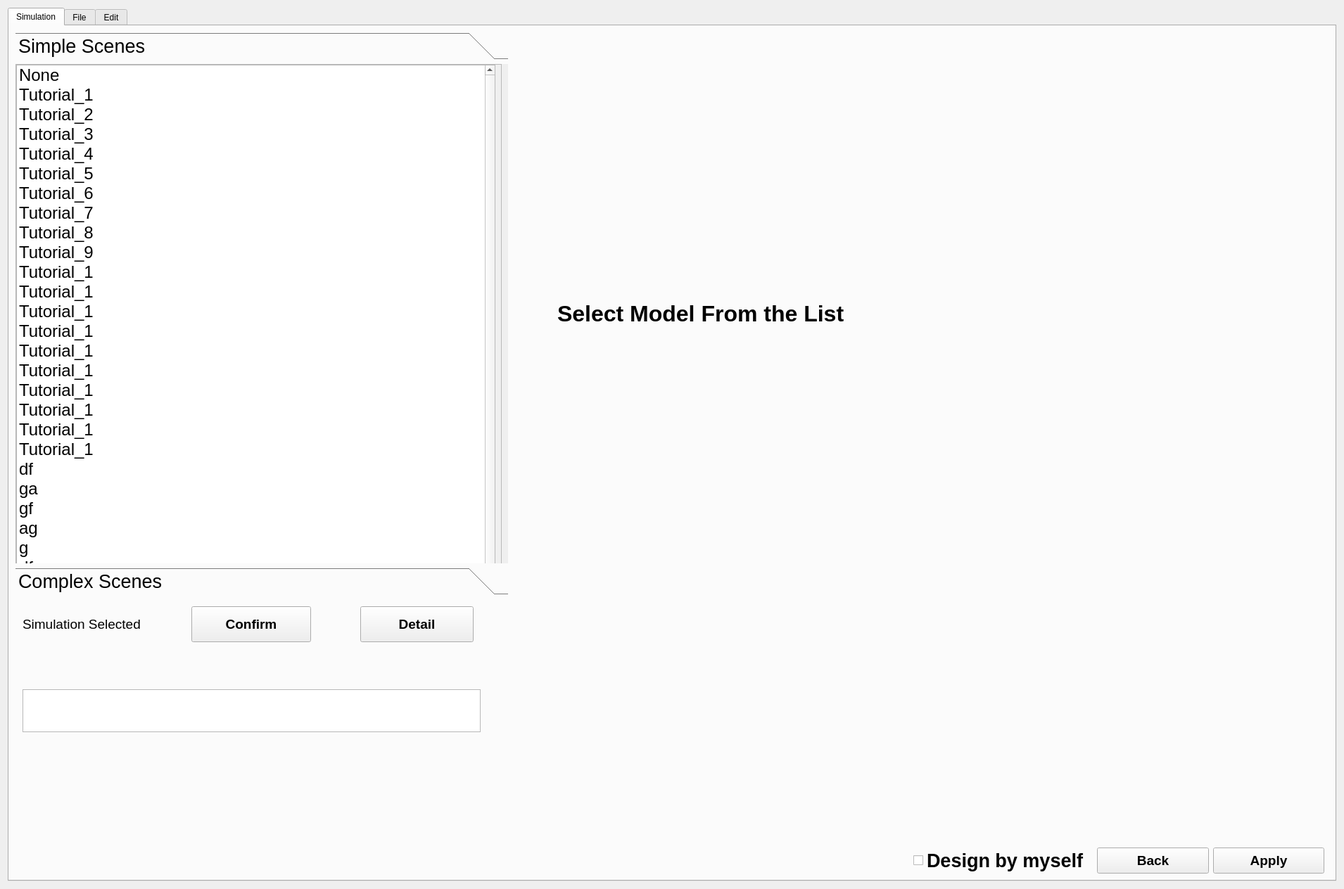
<?xml version="1.0" encoding="UTF-8"?>
<ui version="4.0">
 <class>Page1_model_chose</class>
 <widget class="QWidget" name="Page1_model_chose">
  <property name="geometry">
   <rect>
    <x>0</x>
    <y>0</y>
    <width>1910</width>
    <height>1264</height>
   </rect>
  </property>
  <property name="windowTitle">
   <string>Scene Selection</string>
  </property>
  <layout class="QGridLayout" name="gridLayout_2">
   <item row="0" column="0">
    <widget class="QTabWidget" name="tabWidget">
     <property name="font">
      <font>
       <bold>false</bold>
      </font>
     </property>
     <property name="currentIndex">
      <number>0</number>
     </property>
     <property name="iconSize">
      <size>
       <width>20</width>
       <height>20</height>
      </size>
     </property>
     <widget class="QWidget" name="tab">
      <attribute name="title">
       <string>Simulation</string>
      </attribute>
      <layout class="QGridLayout" name="gridLayout">
       <item row="1" column="3">
        <widget class="QWidget" name="widget_11" native="true"/>
       </item>
       <item row="7" column="1" colspan="2">
        <widget class="QWidget" name="widget_10" native="true"/>
       </item>
       <item row="7" column="11">
        <widget class="QPushButton" name="pushButton_3">
         <property name="sizePolicy">
          <sizepolicy hsizetype="Minimum" vsizetype="Fixed">
           <horstretch>1</horstretch>
           <verstretch>1</verstretch>
          </sizepolicy>
         </property>
         <property name="maximumSize">
          <size>
           <width>170</width>
           <height>60</height>
          </size>
         </property>
         <property name="font">
          <font>
           <pointsize>14</pointsize>
           <bold>true</bold>
          </font>
         </property>
         <property name="text">
          <string>Apply</string>
         </property>
        </widget>
       </item>
       <item row="0" column="7">
        <spacer name="horizontalSpacer_3">
         <property name="orientation">
          <enum>Qt::Orientation::Horizontal</enum>
         </property>
         <property name="sizeHint" stdset="0">
          <size>
           <width>40</width>
           <height>20</height>
          </size>
         </property>
        </spacer>
       </item>
       <item row="3" column="0">
        <widget class="QWidget" name="widget_4" native="true"/>
       </item>
       <item row="3" column="10">
        <widget class="QWidget" name="widget_2" native="true"/>
       </item>
       <item row="1" column="6">
        <widget class="QWidget" name="widget_9" native="true"/>
       </item>
       <item row="1" column="4">
        <widget class="QWidget" name="widget_8" native="true"/>
       </item>
       <item row="1" column="8">
        <widget class="QWidget" name="widget_13" native="true"/>
       </item>
       <item row="1" column="0">
        <widget class="QWidget" name="widget_3" native="true">
         <property name="maximumSize">
          <size>
           <width>16777215</width>
           <height>150</height>
          </size>
         </property>
         <widget class="QLabel" name="label_2">
          <property name="geometry">
           <rect>
            <x>10</x>
            <y>10</y>
            <width>211</width>
            <height>51</height>
           </rect>
          </property>
          <property name="font">
           <font>
            <pointsize>14</pointsize>
            <bold>false</bold>
           </font>
          </property>
          <property name="text">
           <string>Simulation Selected</string>
          </property>
         </widget>
         <widget class="QPushButton" name="pushButton">
          <property name="geometry">
           <rect>
            <x>250</x>
            <y>10</y>
            <width>170</width>
            <height>51</height>
           </rect>
          </property>
          <property name="sizePolicy">
           <sizepolicy hsizetype="Minimum" vsizetype="Fixed">
            <horstretch>1</horstretch>
            <verstretch>1</verstretch>
           </sizepolicy>
          </property>
          <property name="minimumSize">
           <size>
            <width>0</width>
            <height>40</height>
           </size>
          </property>
          <property name="maximumSize">
           <size>
            <width>170</width>
            <height>85</height>
           </size>
          </property>
          <property name="font">
           <font>
            <pointsize>14</pointsize>
            <bold>true</bold>
           </font>
          </property>
          <property name="text">
           <string>Confirm</string>
          </property>
         </widget>
         <widget class="QPushButton" name="pushButton_2">
          <property name="geometry">
           <rect>
            <x>490</x>
            <y>10</y>
            <width>161</width>
            <height>51</height>
           </rect>
          </property>
          <property name="minimumSize">
           <size>
            <width>0</width>
            <height>40</height>
           </size>
          </property>
          <property name="font">
           <font>
            <pointsize>14</pointsize>
            <bold>true</bold>
           </font>
          </property>
          <property name="text">
           <string>Detail</string>
          </property>
         </widget>
        </widget>
       </item>
       <item row="0" column="0">
        <widget class="QToolBox" name="toolBox">
         <property name="sizePolicy">
          <sizepolicy hsizetype="Preferred" vsizetype="Preferred">
           <horstretch>6</horstretch>
           <verstretch>6</verstretch>
          </sizepolicy>
         </property>
         <property name="maximumSize">
          <size>
           <width>700</width>
           <height>800</height>
          </size>
         </property>
         <property name="font">
          <font>
           <pointsize>20</pointsize>
           <bold>false</bold>
          </font>
         </property>
         <property name="currentIndex">
          <number>0</number>
         </property>
         <widget class="QWidget" name="page">
          <property name="geometry">
           <rect>
            <x>0</x>
            <y>0</y>
            <width>700</width>
            <height>698</height>
           </rect>
          </property>
          <attribute name="label">
           <string>Simple Scenes</string>
          </attribute>
          <widget class="QScrollArea" name="scrollArea">
           <property name="geometry">
            <rect>
             <x>0</x>
             <y>0</y>
             <width>691</width>
             <height>891</height>
            </rect>
           </property>
           <property name="sizePolicy">
            <sizepolicy hsizetype="Expanding" vsizetype="Expanding">
             <horstretch>6</horstretch>
             <verstretch>6</verstretch>
            </sizepolicy>
           </property>
           <property name="widgetResizable">
            <bool>true</bool>
           </property>
           <widget class="QWidget" name="scrollAreaWidgetContents">
            <property name="geometry">
             <rect>
              <x>0</x>
              <y>0</y>
              <width>689</width>
              <height>889</height>
             </rect>
            </property>
            <widget class="QListWidget" name="listWidget">
             <property name="geometry">
              <rect>
               <x>0</x>
               <y>0</y>
               <width>681</width>
               <height>891</height>
              </rect>
             </property>
             <property name="sizePolicy">
              <sizepolicy hsizetype="Expanding" vsizetype="Expanding">
               <horstretch>6</horstretch>
               <verstretch>6</verstretch>
              </sizepolicy>
             </property>
             <property name="font">
              <font>
               <pointsize>18</pointsize>
               <bold>false</bold>
              </font>
             </property>
             <item>
              <property name="text">
               <string>None</string>
              </property>
             </item>
             <item>
              <property name="text">
               <string>Tutorial_1</string>
              </property>
             </item>
             <item>
              <property name="text">
               <string>Tutorial_2</string>
              </property>
             </item>
             <item>
              <property name="text">
               <string>Tutorial_3</string>
              </property>
             </item>
             <item>
              <property name="text">
               <string>Tutorial_4</string>
              </property>
             </item>
             <item>
              <property name="text">
               <string>Tutorial_5</string>
              </property>
             </item>
             <item>
              <property name="text">
               <string>Tutorial_6</string>
              </property>
             </item>
             <item>
              <property name="text">
               <string>Tutorial_7</string>
              </property>
             </item>
             <item>
              <property name="text">
               <string>Tutorial_8</string>
              </property>
             </item>
             <item>
              <property name="text">
               <string>Tutorial_9</string>
              </property>
             </item>
             <item>
              <property name="text">
               <string>Tutorial_1</string>
              </property>
             </item>
             <item>
              <property name="text">
               <string>Tutorial_1</string>
              </property>
             </item>
             <item>
              <property name="text">
               <string>Tutorial_1</string>
              </property>
             </item>
             <item>
              <property name="text">
               <string>Tutorial_1</string>
              </property>
             </item>
             <item>
              <property name="text">
               <string>Tutorial_1</string>
              </property>
             </item>
             <item>
              <property name="text">
               <string>Tutorial_1</string>
              </property>
             </item>
             <item>
              <property name="text">
               <string>Tutorial_1</string>
              </property>
             </item>
             <item>
              <property name="text">
               <string>Tutorial_1</string>
              </property>
             </item>
             <item>
              <property name="text">
               <string>Tutorial_1</string>
              </property>
             </item>
             <item>
              <property name="text">
               <string>Tutorial_1</string>
              </property>
             </item>
             <item>
              <property name="text">
               <string>df</string>
              </property>
             </item>
             <item>
              <property name="text">
               <string>ga</string>
              </property>
             </item>
             <item>
              <property name="text">
               <string>gf</string>
              </property>
             </item>
             <item>
              <property name="text">
               <string>ag</string>
              </property>
             </item>
             <item>
              <property name="text">
               <string>g</string>
              </property>
             </item>
             <item>
              <property name="text">
               <string>dfg</string>
              </property>
             </item>
             <item>
              <property name="text">
               <string>dg</string>
              </property>
             </item>
             <item>
              <property name="text">
               <string>gs</string>
              </property>
             </item>
             <item>
              <property name="text">
               <string>hn</string>
              </property>
             </item>
             <item>
              <property name="text">
               <string>f</string>
              </property>
             </item>
             <item>
              <property name="text">
               <string>hs</string>
              </property>
             </item>
             <item>
              <property name="text">
               <string>dhg</string>
              </property>
             </item>
             <item>
              <property name="text">
               <string>fdh</string>
              </property>
             </item>
             <item>
              <property name="text">
               <string>sg</string>
              </property>
             </item>
             <item>
              <property name="text">
               <string>fhsd</string>
              </property>
             </item>
             <item>
              <property name="text">
               <string>g</string>
              </property>
             </item>
             <item>
              <property name="text">
               <string>afv</string>
              </property>
             </item>
             <item>
              <property name="text">
               <string>New Item</string>
              </property>
             </item>
            </widget>
           </widget>
          </widget>
         </widget>
         <widget class="QWidget" name="page_2">
          <property name="geometry">
           <rect>
            <x>0</x>
            <y>0</y>
            <width>700</width>
            <height>698</height>
           </rect>
          </property>
          <attribute name="label">
           <string>Complex Scenes</string>
          </attribute>
          <widget class="QScrollArea" name="scrollArea_2">
           <property name="geometry">
            <rect>
             <x>0</x>
             <y>0</y>
             <width>701</width>
             <height>651</height>
            </rect>
           </property>
           <property name="sizePolicy">
            <sizepolicy hsizetype="Expanding" vsizetype="Expanding">
             <horstretch>6</horstretch>
             <verstretch>6</verstretch>
            </sizepolicy>
           </property>
           <property name="maximumSize">
            <size>
             <width>16777215</width>
             <height>820</height>
            </size>
           </property>
           <property name="widgetResizable">
            <bool>true</bool>
           </property>
           <widget class="QWidget" name="scrollAreaWidgetContents_2">
            <property name="geometry">
             <rect>
              <x>0</x>
              <y>0</y>
              <width>699</width>
              <height>649</height>
             </rect>
            </property>
            <widget class="QListWidget" name="listWidget_2">
             <property name="geometry">
              <rect>
               <x>0</x>
               <y>0</y>
               <width>661</width>
               <height>621</height>
              </rect>
             </property>
             <property name="sizePolicy">
              <sizepolicy hsizetype="Expanding" vsizetype="Expanding">
               <horstretch>6</horstretch>
               <verstretch>6</verstretch>
              </sizepolicy>
             </property>
             <property name="maximumSize">
              <size>
               <width>16777215</width>
               <height>800</height>
              </size>
             </property>
             <property name="font">
              <font>
               <pointsize>18</pointsize>
               <bold>false</bold>
              </font>
             </property>
             <item>
              <property name="text">
               <string>None</string>
              </property>
             </item>
             <item>
              <property name="text">
               <string>RTS test</string>
              </property>
             </item>
             <item>
              <property name="text">
               <string>Throughput test</string>
              </property>
             </item>
             <item>
              <property name="text">
               <string>CTS test</string>
              </property>
             </item>
             <item>
              <property name="text">
               <string>SNR margin test</string>
              </property>
             </item>
             <item>
              <property name="text">
               <string>PPDU Collection</string>
              </property>
             </item>
             <item>
              <property name="text">
               <string>fd</string>
              </property>
             </item>
             <item>
              <property name="text">
               <string>j</string>
              </property>
             </item>
             <item>
              <property name="text">
               <string>ghj</string>
              </property>
             </item>
             <item>
              <property name="text">
               <string>gs</string>
              </property>
             </item>
             <item>
              <property name="text">
               <string>gfdh</string>
              </property>
             </item>
             <item>
              <property name="text">
               <string>gf</string>
              </property>
             </item>
             <item>
              <property name="text">
               <string>hf</string>
              </property>
             </item>
             <item>
              <property name="text">
               <string>h</string>
              </property>
             </item>
             <item>
              <property name="text">
               <string>gdfh</string>
              </property>
             </item>
             <item>
              <property name="text">
               <string>d</string>
              </property>
             </item>
             <item>
              <property name="text">
               <string>hf</string>
              </property>
             </item>
             <item>
              <property name="text">
               <string>hf</string>
              </property>
             </item>
             <item>
              <property name="text">
               <string>dh</string>
              </property>
             </item>
             <item>
              <property name="text">
               <string>ghgfd</string>
              </property>
             </item>
             <item>
              <property name="text">
               <string>h</string>
              </property>
             </item>
             <item>
              <property name="text">
               <string>New Item</string>
              </property>
             </item>
            </widget>
           </widget>
          </widget>
         </widget>
        </widget>
       </item>
       <item row="1" column="7">
        <widget class="QWidget" name="widget_12" native="true"/>
       </item>
       <item row="2" column="0">
        <widget class="QWidget" name="widget_15" native="true">
         <widget class="QTextBrowser" name="textBrowser">
          <property name="geometry">
           <rect>
            <x>10</x>
            <y>10</y>
            <width>651</width>
            <height>61</height>
           </rect>
          </property>
         </widget>
        </widget>
       </item>
       <item row="1" column="2">
        <widget class="QWidget" name="widget_7" native="true"/>
       </item>
       <item row="0" column="3">
        <spacer name="horizontalSpacer_6">
         <property name="orientation">
          <enum>Qt::Orientation::Horizontal</enum>
         </property>
         <property name="sizeHint" stdset="0">
          <size>
           <width>40</width>
           <height>20</height>
          </size>
         </property>
        </spacer>
       </item>
       <item row="7" column="8">
        <widget class="QCheckBox" name="checkBox">
         <property name="sizePolicy">
          <sizepolicy hsizetype="Minimum" vsizetype="Fixed">
           <horstretch>1</horstretch>
           <verstretch>1</verstretch>
          </sizepolicy>
         </property>
         <property name="maximumSize">
          <size>
           <width>300</width>
           <height>16777215</height>
          </size>
         </property>
         <property name="font">
          <font>
           <pointsize>20</pointsize>
           <bold>true</bold>
          </font>
         </property>
         <property name="layoutDirection">
          <enum>Qt::LayoutDirection::LeftToRight</enum>
         </property>
         <property name="text">
          <string>Design by myself</string>
         </property>
        </widget>
       </item>
       <item row="1" column="1">
        <widget class="QWidget" name="widget_6" native="true"/>
       </item>
       <item row="0" column="6">
        <spacer name="horizontalSpacer_4">
         <property name="orientation">
          <enum>Qt::Orientation::Horizontal</enum>
         </property>
         <property name="sizeHint" stdset="0">
          <size>
           <width>40</width>
           <height>20</height>
          </size>
         </property>
        </spacer>
       </item>
       <item row="3" column="12">
        <widget class="QWidget" name="widget_5" native="true"/>
       </item>
       <item row="7" column="10">
        <widget class="QPushButton" name="pushButton_4">
         <property name="sizePolicy">
          <sizepolicy hsizetype="Minimum" vsizetype="Fixed">
           <horstretch>1</horstretch>
           <verstretch>1</verstretch>
          </sizepolicy>
         </property>
         <property name="maximumSize">
          <size>
           <width>170</width>
           <height>60</height>
          </size>
         </property>
         <property name="font">
          <font>
           <pointsize>14</pointsize>
           <bold>true</bold>
          </font>
         </property>
         <property name="text">
          <string>Back</string>
         </property>
        </widget>
       </item>
       <item row="1" column="9">
        <widget class="QWidget" name="widget_14" native="true"/>
       </item>
       <item row="1" column="11">
        <widget class="QWidget" name="widget" native="true"/>
       </item>
       <item row="0" column="5">
        <widget class="QLabel" name="label">
         <property name="sizePolicy">
          <sizepolicy hsizetype="Preferred" vsizetype="Preferred">
           <horstretch>1</horstretch>
           <verstretch>1</verstretch>
          </sizepolicy>
         </property>
         <property name="maximumSize">
          <size>
           <width>16777215</width>
           <height>90</height>
          </size>
         </property>
         <property name="font">
          <font>
           <pointsize>24</pointsize>
           <bold>true</bold>
          </font>
         </property>
         <property name="text">
          <string>Select Model From the List</string>
         </property>
        </widget>
       </item>
      </layout>
     </widget>
     <widget class="QWidget" name="tab_2">
      <attribute name="title">
       <string>File</string>
      </attribute>
     </widget>
     <widget class="QWidget" name="tab_3">
      <attribute name="title">
       <string>Edit</string>
      </attribute>
     </widget>
    </widget>
   </item>
  </layout>
 </widget>
 <resources/>
 <connections/>
</ui>
